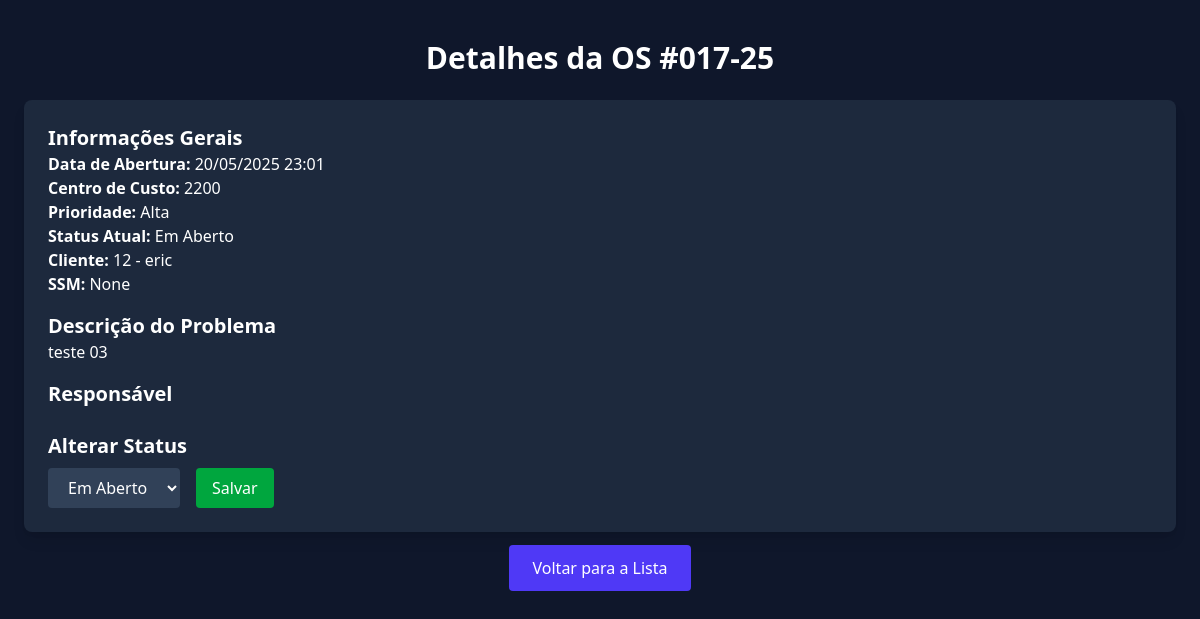
The app's page /menuos/detalhes-os/017-25/ (signed in) with its own data.
### menuos/models.py (models this page shows, shortened)
class AberturaOS(models.Model):
    numero_os = models.CharField(max_length=20, unique=True)
    descricao = models.TextField()
    cc = models.CharField("Centro de Custo", max_length=20)
    cod_cliente = models.ForeignKey(Cliente, on_delete=models.CASCADE)
    cod_intervencao = models.ForeignKey('MotivoIntervencao', on_delete=models.CASCADE)  # ajuste se necessário
    ssm = models.PositiveIntegerField("SSM", null=True, blank=True)
    PRIORIDADES = [
        ('B', 'Baixa'),
        ('A', 'Alta'),
        ('C', 'Crítica'),
    ]
    prioridade = models.CharField(max_length=10, choices=PRIORIDADES)
    STATUS_CHOICES = [
        ('Em Aberto', 'Em Aberto'),
        ('Finalizada', 'Finalizada'),
    ]
    status = models.CharField(max_length=20, choices=STATUS_CHOICES, default='Em Aberto')
    data_abertura = models.DateTimeField(auto_now_add=True)

class Cliente(models.Model):
    codigo_cliente = models.CharField(max_length=20, unique=True)
    nome_cliente = models.CharField(max_length=100)
    def __str__(self):
        return f"{self.codigo_cliente} - {self.nome_cliente}"

### menuos/views.py (the view)
# urls.py: path('detalhes-os/<str:numero_os>/', views.detalhes_os, name='detalhes_os'),  # Detalhes de uma OS específica
@login_required
def detalhes_os(request, numero_os):
    os = get_object_or_404(AberturaOS, numero_os=numero_os)
    return render(request, 'detalhes-os.html', {'os': os})

### menuos/templates/detalhes-os.html (shortened to what this page needs)
{% extends 'base.html' %}
{% block body %}
<div class="min-h-screen bg-slate-900 text-white px-6 py-10">
    <h1 class="text-3xl font-bold mb-6 text-center">Detalhes da OS #{{ os.numero_os }}</h1>
    <div class="bg-slate-800 p-6 rounded-lg shadow-lg">
        <div class="mb-4">
            <h2 class="text-xl font-semibold">Informações Gerais</h2>
            <p><strong>Data de Abertura:</strong> {{ os.data_abertura|date:"d/m/Y H:i" }}</p>
            <p><strong>Centro de Custo:</strong> {{ os.cc }}</p>
            <p><strong>Prioridade:</strong>
                {% if os.prioridade == 'B' %}
                    Baixa
                {% elif os.prioridade == 'A' %}
                    Alta
                {% elif os.prioridade == 'C' %}
                    Crítica
                {% endif %}
            </p>
            <p><strong>Status Atual:</strong> {{ os.status }}</p>
            <p><strong>Cliente:</strong> {{ os.cod_cliente }}</p>
            <p><strong>SSM:</strong> {{ os.ssm }}</p>
        </div>
        <div class="mb-4">
            <h2 class="text-xl font-semibold">Descrição do Problema</h2>
            <p>{{ os.descricao }}</p>
        </div>
        <div class="mb-4">
            <h2 class="text-xl font-semibold">Responsável</h2>
        </div>
        <div class="mt-6">
            <h2 class="text-xl font-semibold mb-2">Alterar Status</h2>
            <form method="POST" action="{% url 'alterar_status_os' os.id %}" class="flex items-center gap-4">
                <select name="status" class="bg-slate-700 text-white px-4 py-2 rounded">
                    <option value="Em Aberto" {% if os.status == 'Em Aberto' %}selected{% endif %}>Em Aberto</option>
                </select>
                <button type="submit" class="bg-green-600 hover:bg-green-500 text-white px-4 py-2 rounded">
                    Salvar
                </button>
            </form>
        </div>
    </div>
    <div class="mt-6 text-center">
        <a href="{% url 'listar_os' %}" class="bg-indigo-600 hover:bg-indigo-500 text-white px-6 py-3 rounded">
            Voltar para a Lista
        </a>
    </div>
</div>
{% endblock %}

### records on screen
AberturaOS: numero_os "017-25", data_abertura "20/05/2025 23:01", cc "2200", status "Em Aberto", cod_cliente "12 - eric", ssm "None", descricao "teste 03"
